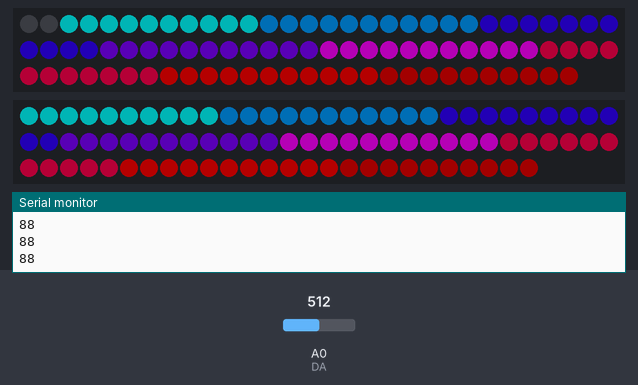
Recording of a sketch running on a simulated Arduino Uno, built with avr-gcc and run on an emulated ATmega328P. Shown: 88 RGB LEDs in strip order, left to right, continuing on the next row, 86 RGB LEDs in strip order, left to right, continuing on the next row, the last lines printed to the serial monitor. Inputs (shaded band) come from the test bench; at power-on: A0 (DA) = 512. Dim RGB values are drawn brighter than linear.

Above: at 1.2 s.
1.3 s: A0 (DA) set to 306
At 2.1 s:
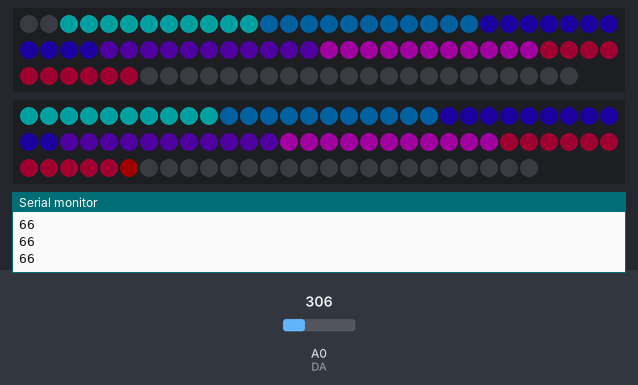
2.8 s: A0 (DA) set to 122
At 3.4 s:
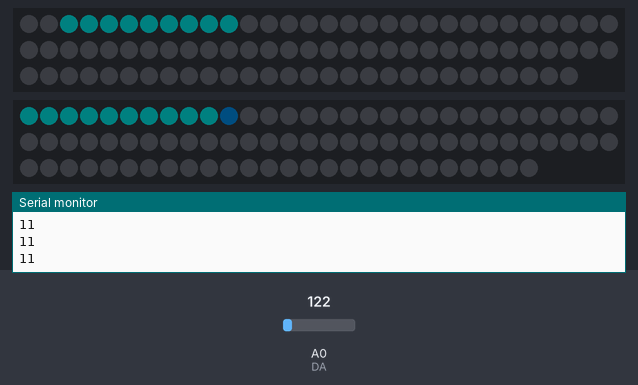
4.3 s: A0 (DA) set to 71
5.8 s: A0 (DA) set to 91
7.3 s: A0 (DA) set to 56
8.8 s: A0 (DA) set to 511
At 9.2 s:
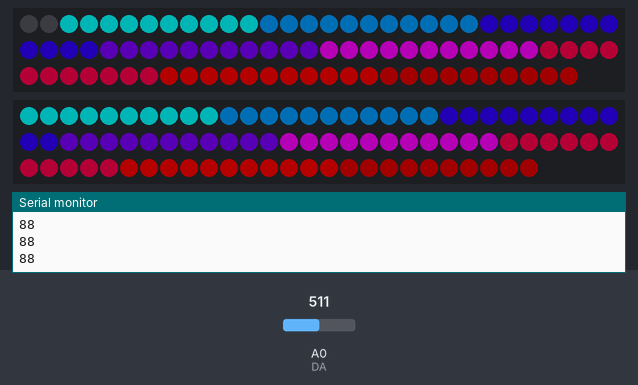
Timing chart, 0 to 11.3 s (numbered marks = the images above; inputs shaded):
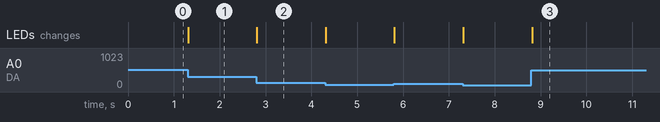

The sketch:

Synth_City.ino
```cpp
//Libraries
#include <FastLED.h>

//constants
#define LED_TYPE WS2812B
#define COLOR_ORDER GRB
int sensorvalue = 0;
float EMA_a = 0.6;
int EMA_S = 0;
int red = 0;
int green = 0;
int blue = 0;
int previous_value = 0;

//Variables
#define DATA_PIN 3
#define DATA_PIN2 4
#define NUM_LEDS 88
#define NUM_LEDS2 86
#define BRIGHTNESS 50
int DO = 2;    //Pin for Digital Output - DO
int DA = 0;    // Pin for Analog Output - AO
int trsh = 50; //Set minimum threshold for LED lit

//doom colors and strip segments
//strip1
#define limit1 12
#define limit2 23
#define limit3 35
#define limit4 46
#define limit5 57
#define limit6 68
#define limit7 81

//strip2
#define limit9 11
#define limit10 22
#define limit11 33
#define limit12 44
#define limit13 55
#define limit14 66
#define limit15 80

//Strip definitions
CRGB strip1[NUM_LEDS];
CRGB strip2[NUM_LEDS2];

void setup()
{
  Serial.begin(38400);
  pinMode(2, INPUT);
  FastLED.addLeds<LED_TYPE, DATA_PIN, COLOR_ORDER>(strip1, NUM_LEDS).setCorrection(TypicalLEDStrip);
  FastLED.addLeds<LED_TYPE, DATA_PIN2, COLOR_ORDER>(strip2, NUM_LEDS2).setCorrection(TypicalLEDStrip);
  EMA_S = analogRead(DA);
}
void fadeall1()
{
  for (int i = (NUM_LEDS)-1; i >= 0; i--)
  {
    strip1[i].nscale8(220);
  }
}

void loop()
{
  //maths
  sensorvalue = analogRead(DA); //Read the analog value
  EMA_S = (EMA_a * sensorvalue);

  //Defining overtrsh and sets the values to Num of LEDS
  int overtrsh = (EMA_S - trsh) >> 1;  //Divides by 2
  int overtrsh2 = (EMA_S - trsh) >> 1; //Divides by 2
  int avOvertrsh = (overtrsh + overtrsh2) >> 2;

  FastLED.setBrightness(avOvertrsh);

  if (overtrsh > NUM_LEDS)
  {
    overtrsh = NUM_LEDS;
  }
  if (overtrsh2 > NUM_LEDS2)
  {
    overtrsh2 = NUM_LEDS2;
  }

  Serial.println(overtrsh);

  //colors for strip 1
  for (int i = 0; i < overtrsh && i < limit1; i++)
  {
    strip1[i] = CRGB(0, 255, 255);
  }
  for (int i = 12; i < overtrsh && i < limit2; i++)
  {
    strip1[i] = CRGB(0, 154, 255);
  }
  for (int i = 23; i < overtrsh && i < limit3; i++)
  {
    strip1[i] = CRGB(50, 0, 255);
  }
  for (int i = 34; i < overtrsh && i < limit4; i++)
  {
    strip1[i] = CRGB(125, 0, 255);
  }
  for (int i = 45; i < overtrsh && i < limit5; i++)
  {
    strip1[i] = CRGB::Fuchsia;
  }
  for (int i = 56; i < overtrsh && i < limit6; i++)
  {
    strip1[i] = CRGB(255, 0, 77);
  }
  for (int i = 67; i < overtrsh && i < limit7; i++)
  {
    strip1[i] = CRGB::Red;
  }
  for (int i = 78; i < overtrsh && i < NUM_LEDS; i++)
  {
    strip1[i] = CRGB::DarkRed;
  }
  for (int i = NUM_LEDS - 1; i > overtrsh - 1 && i >= 0; i--)
  {
    strip1[i] = CRGB(0, 0, 0);
  }

  //colors for strip2
  for (int i = 0; i < overtrsh2 && i < limit9; i++)
  {
    strip2[i] = CRGB(0, 255, 255);
  }
  for (int i = 10; i < overtrsh2 && i < limit10; i++)
  {
    strip2[i] = CRGB(0, 154, 255);
  }
  for (int i = 21; i < overtrsh2 && i < limit11; i++)
  {
    strip2[i] = CRGB(50, 0, 255);
  }
  for (int i = 32; i < overtrsh2 && i < limit12; i++)
  {
    strip2[i] = CRGB(125, 0, 255);
  }
  for (int i = 43; i < overtrsh2 && i < limit13; i++)
  {
    strip2[i] = CRGB::Fuchsia;
  }
  for (int i = 54; i < overtrsh2 && i < limit14; i++)
  {
    strip2[i] = CRGB(255, 0, 77);
  }
  for (int i = 65; i < overtrsh2 && i < limit15; i++)
  {
    strip2[i] = CRGB::Red;
  }
  for (int i = 76; i < overtrsh2 && i < NUM_LEDS; i++)
  {
    strip2[i] = CRGB::DarkRed;
  }
  for (int i = NUM_LEDS - 1; i > overtrsh2 - 1 && i >= 0; i--)
  {
    strip2[i] = CRGB(0, 0, 0);
  }
  FastLED.show();
}
```

Measured:
- after the input at 1.3 s, the LEDs: change at once (image 1)
- after the input at 2.8 s, the LEDs: change at once (image 2)
- after the input at 8.8 s, the LEDs: change at once (image 3)
